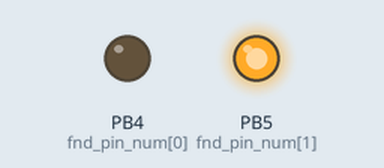
Simulated run of this sketch. Board: ATtiny85, built with avr-gcc and run on an emulated ATtiny85. On the bench: output pins drawn as LEDs (lit = HIGH). What the sketch prints to the serial monitor is not drawn.

Above: at 0.1 s.
Timing chart, 0 to 1.6 s (numbered marks = the images above):
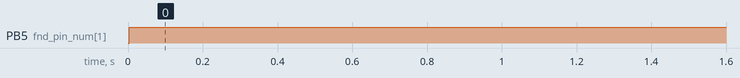

The sketch:

batterysegment_ver1.ino
```cpp
#include <SoftwareSerial.h>

int fnd_pin_num[] = {4, 5, 6, 7, 8, 9}; // 배터리 세그먼트 핀번호

int battery_segment[6][6] = { // 배터리 세그먼트 입력 배열
  {1, 1, 1, 1, 1, 0},
  {0, 1, 1, 1, 1, 1},
  {0, 0, 1, 1, 1, 1},
  {0, 0, 0, 1, 1, 1},
  {0, 0, 0, 0, 1, 1},
  {0, 0, 0, 0, 0, 1},
};


int result = 0;
int check;
float vout = 0.0;
float vin = 0.0;
//float R1 = 100000.0; // resistance of R1 (100K) -see text!
//float R2 = 10000.0; // resistance of R2 (10K) - see text!
int volt_value = 0;


void setup() {
  check = 1;

  Serial.begin(9600);
  for (int i = 4; i < 10; i++) {
    pinMode(i, OUTPUT);
  }

}

long readVcc() {
  // Read 1.1V reference against AVcc
  // set the reference to Vcc and the measurement to the internal 1.1V reference
#if defined(__AVR_ATmega32U4__) || defined(__AVR_ATmega1280__) || defined(__AVR_ATmega2560__)
  ADMUX = _BV(REFS0) | _BV(MUX4) | _BV(MUX3) | _BV(MUX2) | _BV(MUX1);
#elif defined (__AVR_ATtiny24__) || defined(__AVR_ATtiny44__) || defined(__AVR_ATtiny84__)
  ADMUX = _BV(MUX5) | _BV(MUX0);
#elif defined (__AVR_ATtiny25__) || defined(__AVR_ATtiny45__) || defined(__AVR_ATtiny85__)
  ADMUX = _BV(MUX3) | _BV(MUX2);
#else
  ADMUX = _BV(REFS0) | _BV(MUX3) | _BV(MUX2) | _BV(MUX1);
#endif

  delay(2); // Wait for Vref to settle
  ADCSRA |= _BV(ADSC); // Start conversion
  while (bit_is_set(ADCSRA, ADSC)); // measuring

  uint8_t low  = ADCL; // must read ADCL first - it then locks ADCH
  uint8_t high = ADCH; // unlocks both

  long result = (high << 8) | low;

  result = 1125300L / result; // Calculate Vcc (in mV); 1125300 = 1.1*1023*1000
  return result; // Vcc in millivolts
}

void loop() {
  if (check == 1) {
    vin = readVcc(); // 전압

    if (8000 < vin) { // 8V 이상
      volt_value = 6;
    }
    else if (7000 < vin && vin <= 8000) { //7V~8V
      volt_value = 5;
    }
    else if (6500 < vin && vin <= 7000) { //6.5V~7V
      volt_value = 4;
    }
    else if (6000 < vin && vin <= 6500) { //6V~6.5V
      volt_value = 3;
    }
    else if (5000 < vin && vin <= 6000) { // 5V~6V
      volt_value = 2;
    }
    else if ( vin <= 5000) { //5V이하
      volt_value = 1;
    }

    Serial.println(volt_value);
    for ( int fnd_pin = 0; fnd_pin < 6; fnd_pin++) {
      digitalWrite(fnd_pin_num[fnd_pin], battery_segment[volt_value - 1][fnd_pin]); //세그먼트 표시
    }
  }


}
```

Measured:
- by itself, PB5 (fnd_pin_num[1]): LOW → HIGH at 0.00 s
